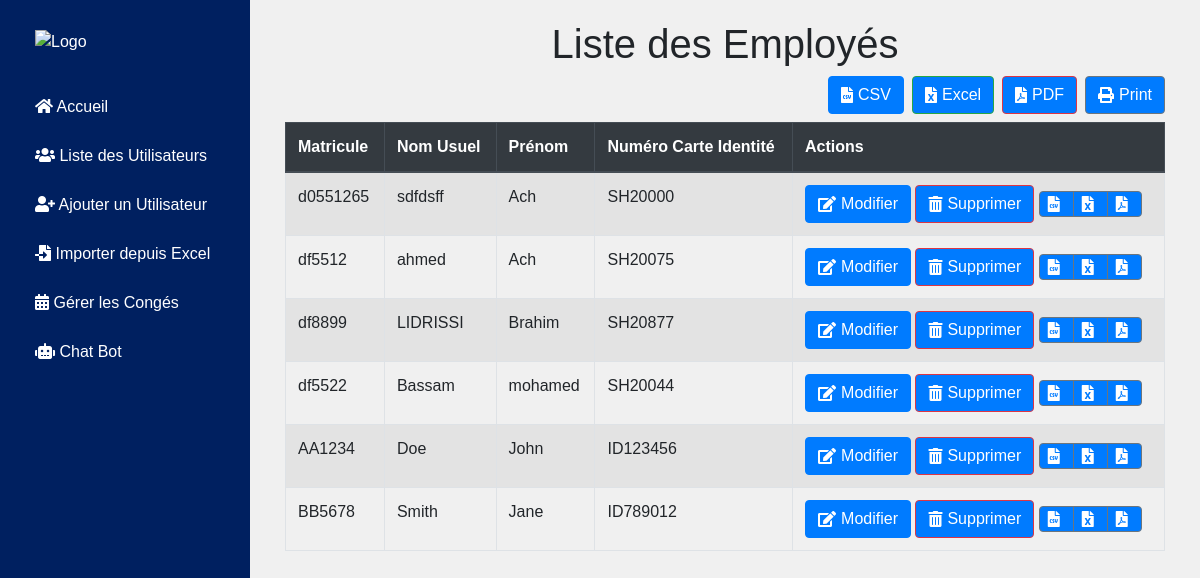
/users (signed in), run on the app's committed database.
### app.py (models this page shows, shortened)
class User(db.Model):
    matricule = db.Column(db.String(8), primary_key=True, nullable=False)
    nom_usuel = db.Column(db.String(50), nullable=True)
    prenom = db.Column(db.String(50), nullable=True)
    date_de_naissance = db.Column(db.Date, nullable=True)
    date_d_entree = db.Column(db.Date, nullable=True)
    situation_familiale = db.Column(db.String(50), nullable=True)
    echelle = db.Column(db.String(50), nullable=True)
    date_debut_grade = db.Column(db.Date, nullable=True)
    echelon = db.Column(db.String(50), nullable=True)
    date_d_effet = db.Column(db.Date, nullable=True)
    sexe = db.Column(db.String(1), nullable=True)
    etablissement = db.Column(db.String(100), nullable=True)
    numero_carte_identite = db.Column(db.String(50), unique=True, nullable=False)
    identifiant_emploi = db.Column(db.String(50), nullable=True)
    code_caisse = db.Column(db.String(50), nullable=True)
    numerau_d_inscription = db.Column(db.String(50), nullable=True)

### app.py (the view)
@app.route('/users', methods=['GET'])
@login_required
def list_users():
    users = User.query.all()
    return render_template('list_users.html', users=users)

### app.py (called while the page is built)
@login_manager.user_loader
def load_user(user_id):
    return db.session.get(Userlog, int(user_id))

### templates/list_users.html (shortened to what this page needs)
{% extends "layout.html" %}
{% block content %}
<div class="container">
    <h1 class="text-center animated fadeInDown">Liste des Employés</h1>
    <div class="table-responsive animated fadeInUp">
        <div class="d-flex justify-content-end mb-2">
            <a href="{{ url_for('export_table', format='csv') }}" class="btn btn-primary"><i class="fas fa-file-csv"></i> CSV</a>
            <a href="{{ url_for('export_table', format='excel') }}" class="btn btn-success ml-2"><i class="fas fa-file-excel"></i> Excel</a>
            <a href="{{ url_for('export_table', format='pdf') }}" class="btn btn-danger ml-2"><i class="fas fa-file-pdf"></i> PDF</a>
            <button onclick="window.print()" class="btn btn-secondary ml-2"><i class="fas fa-print"></i> Print</button>
        </div>
        <table id="employeeTable" class="table table-striped table-bordered">
            <thead class="thead-dark">
                <tr>
                    <th>Matricule</th>
                    <th>Nom Usuel</th>
                    <th>Prénom</th>
                    <th>Numéro Carte Identité</th>
                    <th>Actions</th>
                </tr>
            </thead>
            <tbody>
                {% for user in users %}
                <tr>
                    <td>{{ user.matricule }}</td>
                    <td>{{ user.nom_usuel }}</td>
                    <td>{{ user.prenom }}</td>
                    <td>{{ user.numero_carte_identite }}</td>
                    <td>
                        <a href="{{ url_for('edit_user', matricule=user.matricule) }}" class="btn btn-primary hover-animate"><i class="fas fa-edit"></i> Modifier</a>
                        <form action="{{ url_for('delete_user', matricule=user.matricule) }}" method="POST" style="display: inline-block;">
                            <button type="submit" class="btn btn-danger hover-animate" onclick="return confirm('Êtes-vous sûr de vouloir supprimer cet utilisateur ?')"><i class="fas fa-trash-alt"></i> Supprimer</button>
                        </form>
                        <div class="btn-group" role="group">
                            <a href="{{ url_for('export_user', matricule=user.matricule, format='csv') }}" class="btn btn-secondary hover-animate"><i class="fas fa-file-csv"></i></a>
                            <a href="{{ url_for('export_user', matricule=user.matricule, format='excel') }}" class="btn btn-secondary hover-animate"><i class="fas fa-file-excel"></i></a>
                            <a href="{{ url_for('export_user', matricule=user.matricule, format='pdf') }}" class="btn btn-secondary hover-animate"><i class="fas fa-file-pdf"></i></a>
                        </div>
                    </td>
                </tr>
                {% endfor %}
            </tbody>
        </table>
    </div>
</div>
<link rel="stylesheet" href="https://cdnjs.cloudflare.com/ajax/libs/font-awesome/5.15.4/css/all.min.css">
<link rel="stylesheet" href="https://cdn.datatables.net/1.10.25/css/dataTables.bootstrap4.min.css">
<link rel="stylesheet" href="https://cdn.datatables.net/buttons/1.7.1/css/buttons.bootstrap4.min.css">
{% endblock %}

### templates/layout.html (shortened to what this page needs)
<!DOCTYPE html>
<html lang="en">
<head>
    <link rel="stylesheet" href="https://maxcdn.bootstrapcdn.com/bootstrap/4.5.2/css/bootstrap.min.css">
    <link rel="stylesheet" href="https://cdnjs.cloudflare.com/ajax/libs/font-awesome/5.15.4/css/all.min.css">
    <link href="https://cdnjs.cloudflare.com/ajax/libs/fullcalendar/3.10.2/fullcalendar.min.css" rel="stylesheet" />
</head>
<body>
    <div class="sidebar">
        <a href="{{ url_for('home') }}">
            <img src="{{ url_for('static', filename='logo_marsa.jpg') }}" alt="Logo" class="img-fluid mb-3">
        </a>
        <a href="{{ url_for('home') }}"><i class="fas fa-home"></i> Accueil</a>
        <a href="{{ url_for('list_users') }}"><i class="fas fa-users"></i> Liste des Utilisateurs</a>
        <a href="{{ url_for('index') }}"><i class="fas fa-user-plus"></i> Ajouter un Utilisateur</a>
        <a href="{{ url_for('import_excel') }}"><i class="fas fa-file-import"></i> Importer depuis Excel</a>
        <a href="{{ url_for('manage_leaves') }}"><i class="fas fa-calendar-alt"></i> Gérer les Congés</a>
        <a href="{{ url_for('chatbot') }}"><i class="fas fa-robot"></i> Chat Bot</a>
    </div>
    <div class="content">
        {% block content %}{% endblock %}
    </div>
</body>
</html>

### templates/layout.html (style rules this page uses)
body { font-family: 'Arial', sans-serif; margin: 0; padding: 0; background-color: #f0f0f0; }
.sidebar { width: 250px; background-color: #002060; color: white; padding: 15px; height: 100vh; position: fixed; transition: all 0.3s ease; }
.sidebar a { color: white; text-decoration: none; display: block; padding: 10px 20px; margin: 5px 0; border-radius: 5px; transition: background-color 0.3s ease, transform 0.3s ease; }
.content { margin-left: 250px; padding: 20px; transition: margin-left 0.3s ease; }
.btn { background-color: #007bff; color: white; }
.sidebar img { max-width: 100%; height: auto; display: block; margin: 0 auto 20px; }

### templates/list_users.html (style rules this page uses)
.animated { animation-duration: 1s; animation-fill-mode: both; }
.fadeInDown { animation-name: fadeInDown; }
.fadeInUp { animation-name: fadeInUp; }
.hover-animate { transition: transform 0.3s ease, box-shadow 0.3s ease; }
.btn { display: inline-flex; align-items: center; }
.btn i { margin-right: 5px; }
.btn-group .btn { padding: 0.25rem 0.5rem; }

### data on the page
User: matricule "d0551265", nom_usuel "sdfdsff", prenom "Ach", numero_carte_identite "SH20000"
User: matricule "df5512", nom_usuel "ahmed", prenom "Ach", numero_carte_identite "SH20075"
User: matricule "df8899", nom_usuel "LIDRISSI", prenom "Brahim", numero_carte_identite "SH20877"
User: matricule "df5522", nom_usuel "Bassam", prenom "mohamed", numero_carte_identite "SH20044"
User: matricule "AA1234", nom_usuel "Doe", prenom "John", numero_carte_identite "ID123456"
User: matricule "BB5678", nom_usuel "Smith", prenom "Jane", numero_carte_identite "ID789012"
